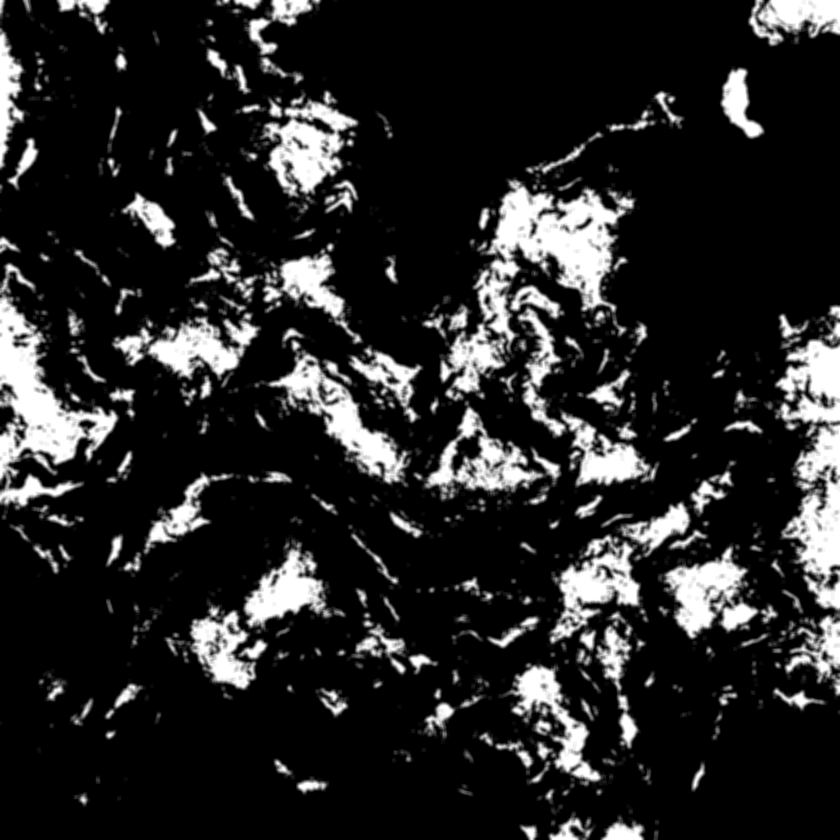
#> input picture trunk/maptools/addcli_TM.png, 840 x 840 px, shrunk from 4096 x 4096 before the run
$ python splitHM.py addcli_TM.png 5   (Python 2 division)
#> lines starting #> are read from the running program, lines starting #| are printed output that depends on the picture
# -*- coding: utf-8 -*-
"""
Created on Fri Dec 02 12:58:39 2011

@author: us997259
"""

from PIL import Image
import sys
from math import ceil

def splitToTiles(imageFile,Ltile):
#> called with imageFile = 'addcli_TM.png', Ltile = 5
    rootName = imageFile[:-3]
    sfx = imageFile[-3:]

    img = Image.open(imageFile)
#> img is the input picture: PIL image 840x840 L; min 0, max 255, mean 39.2
    img = img.transpose(Image.FLIP_TOP_BOTTOM)
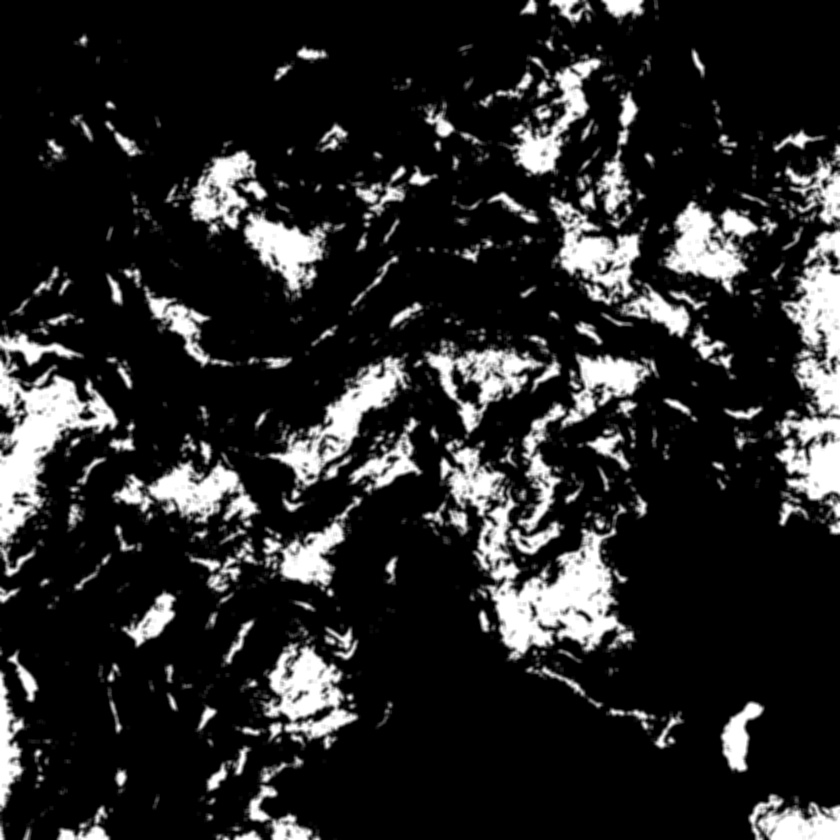
#> img: PIL image 840x840 L; min 0, max 255, mean 39.2
    (Lx,Ly) = img.size
#> Lx = 840; Ly = 840
#    divX = Lx / ndiv
    nXdiv = ceil(Lx/Ltile)
#> nXdiv = 168
#    divY = Ly / ndiv
    nYdiv = ceil(Ly/Ltile)
#> nYdiv = 168
#    print divX,divY

    for nx in range(nXdiv):
        for ny in range(nYdiv):
#            box = (nx*divX,ny*divY,(nx+1)*divX+1,(ny+1)*divY+1) # +1 on end points to overlap tiles
            box = (nx*Ltile,ny*Ltile,(nx+1)*Ltile+1,(ny+1)*Ltile+1) # +1 on end points to overlap tiles
            subImg = img.crop(box).transpose(Image.FLIP_TOP_BOTTOM)
            print subImg.size
            subImg.save(rootName+"x%dy%d.%s"%(nx,ny,sfx))


if __name__ == '__main__':
    imageFile = sys.argv[1]
    Ltile = int(sys.argv[2])
    splitToTiles(imageFile,Ltile)
